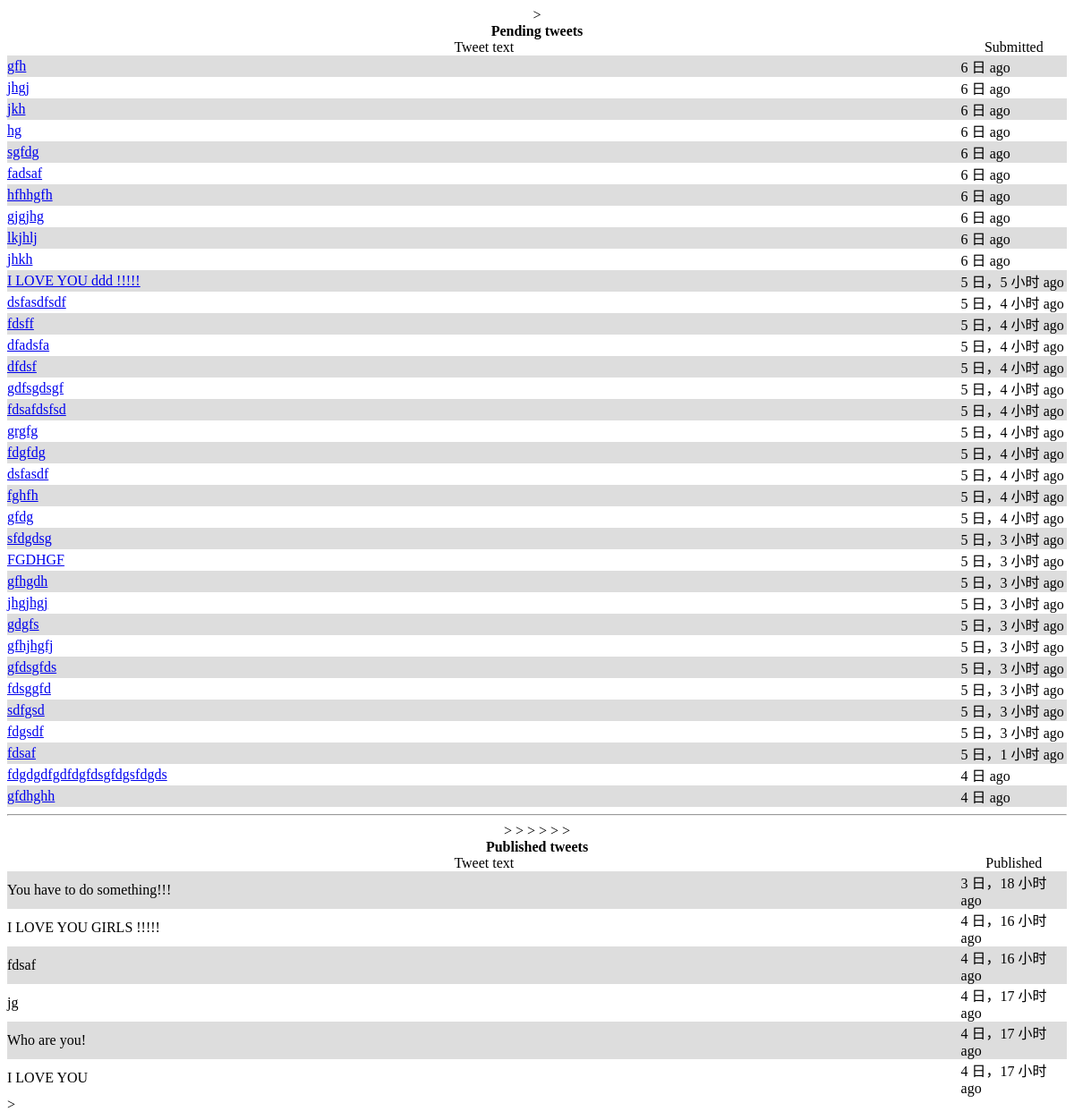
Page /approver/ (signed in) on the earlier database version.
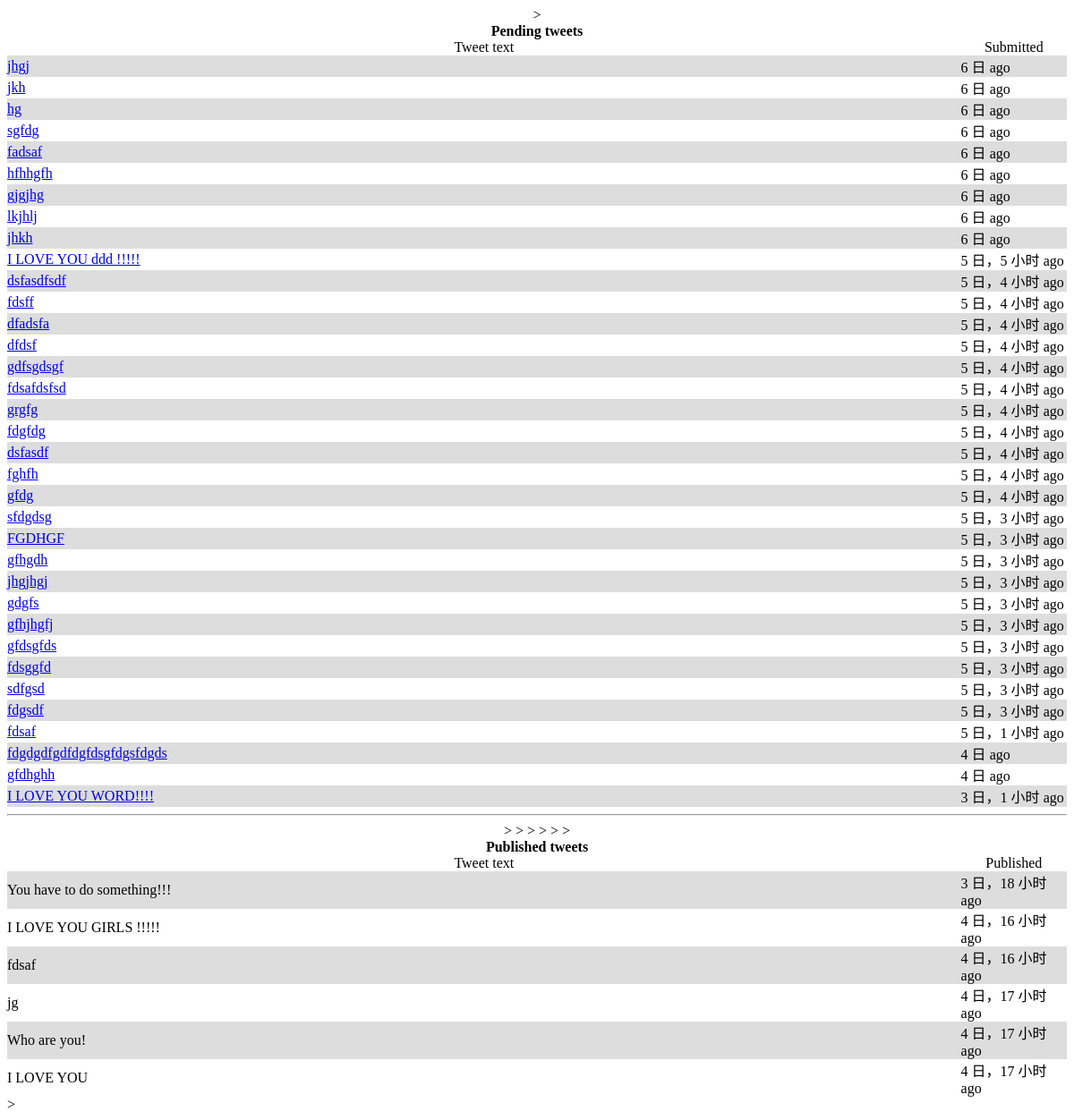
Same page on the later database version.
### poster/models.py (models this page shows, shortened)
class Tweet(models.Model):
    text = models.CharField(max_length=140)
    author_email = models.CharField(max_length=200)
    created_at = models.DateTimeField(auto_now_add=True)
    published_at = models.DateTimeField(null = True)
    rejected_at = models.DateTimeField(null = True)
    STATE_CHOICES = (
        ('pending','pending'),
        ('published','published'),
        ('rejected','rejected'),
    )
    state  = models.CharField(max_length=15,choices=STATE_CHOICES)
    class Meta:
        permissions = (
            ("can_approve_or_reject_tweet",
             "Can approve or reject tweets"),
        )

### approver/views.py (the view)
@permission_required('poster.can_approve_or_reject_tweet',login_url='/login')
def list_tweets(request):
    pending_tweets = Tweet.objects.filter(state='pending').order_by('created_at')
    published_tweets = Tweet.objects.filter(state='published').order_by('-published_at')
    return render_to_response('list_tweet.html',{'pending_tweets':pending_tweets,'published_tweets':published_tweets})

### approver/templates/list_tweet.html (shortened to what this page needs)
<!DOCTYPE html>
<html>
<head>
</head>
<center>
<table width="100%" height="100%" align="center" cellpadding="0" cellspacing="0">
    <tr>
        <td colspan="2" align="center">
            <b>Pending tweets</b>
    </tr>
    <tr>
        <td>
            <center>
            Tweet text
            </center>
        </td>
        <td width="10%">
            <center>
            Submitted
            </center>
        </td>>
    </tr>
    {% for tweet in pending_tweets %}
    <tr class="{% cycle 'oddrow' 'evenrow' %}">
        <td>
            <a href="/approver/review/{{tweet.id}}">{{tweet.text}}</a>
        </td>
        <td width="10%">
        {{tweet.created_at|timesince}} ago
        </td>
    </tr>
    {% endfor %}
</table>
<hr>
    <center>
<table width="100%" height="100%" align="center" cellpadding="0" cellspacing="0">
    <tr>
        <td colspan="2" align="center">
            <b> Published tweets</b>
        </td>
    </tr>
    <tr>
        <td>
            <center>
            Tweet text
            </center>
        </td>
        <td width="10%">
            <center>
            Published
            </center>
        </td>
    </tr>
    {% for tweet in published_tweets %}
    <tr class="{% cycle 'oddrow' 'evenrow' %}">
        <td>
            {{tweet.text}}
        </td>
        <td width="10%">
            {{tweet.published_at|timesince}} ago
        </td>
    </tr>>
    {% endfor %}
</table>
    </center>
</center>>
</html>

### approver/templates/list_tweet.html (style rules this page uses)
tr.evenrow { background:#FFFFFF; <----偶行数 白色-----> }
tr.oddrow { background:#DDDDDD; <----奇行数 灰色-----> }

Differences in the rows shown:
no longer on this page (row edited): Tweet: text "gfh", created_at "6 日"
added Tweet: text "I LOVE YOU WORD!!!!", created_at "3 日，1 小时"
